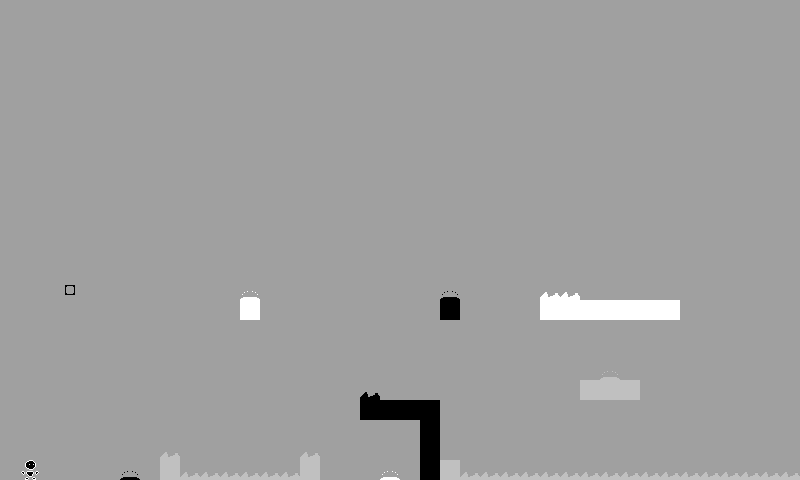

A level layout from a 2D game, rendered from its tile map. Below: a short description, then the map file with tile-grid data replaced by summaries:
An orthogonal 40x24 tile map with 20x20 px tiles, 1 tile layer (Map).

<map version="1.2" tiledversion="1.2.5" orientation="orthogonal" renderorder="right-down" width="40" height="24" tilewidth="20" tileheight="20" infinite="0" backgroundcolor="#a0a0a0" nextlayerid="7" nextobjectid="1">
 <properties>
  <property name="Background" type="int" value="255" />
  <property name="Title" value="Altitude" />
  <property name="Wrapping" type="int" value="0" />
 </properties>
 <tileset firstgid="1" name="tmx_ss" tilewidth="20" tileheight="20" tilecount="30" columns="3">
  <image source="tmx_ss.png" width="60" height="200" />
  <tile id="0" type="Player">
   <properties>
    <property name="Color" type="int" value="0" />
    <property name="Flipped" type="int" value="0" />
   </properties>
  </tile>
  <tile id="1" type="Player">
   <properties>
    <property name="Color" type="int" value="0" />
    <property name="Flipped" type="int" value="1" />
   </properties>
  </tile>
  <tile id="2" type="RGBSphere">
   <properties>
    <property name="Color" type="int" value="192" />
    <property name="Flipped" type="int" value="0" />
   </properties>
  </tile>
  <tile id="3" type="Block">
   <properties>
    <property name="Color" type="int" value="0" />
    <property name="Flipped" type="int" value="0" />
   </properties>
  </tile>
  <tile id="4" type="Block">
   <properties>
    <property name="Color" type="int" value="192" />
    <property name="Flipped" type="int" value="0" />
   </properties>
  </tile>
  <tile id="5" type="Block">
   <properties>
    <property name="Color" type="int" value="255" />
    <property name="Flipped" type="int" value="0" />
   </properties>
  </tile>
  <tile id="6" type="Exit">
   <properties>
    <property name="Color" type="int" value="0" />
    <property name="Flipped" type="int" value="0" />
   </properties>
  </tile>
  <tile id="7" type="Exit">
   <properties>
    <property name="Color" type="int" value="192" />
    <property name="Flipped" type="int" value="0" />
   </properties>
  </tile>
  <tile id="8" type="Exit">
   <properties>
    <property name="Color" type="int" value="255" />
    <property name="Flipped" type="int" value="0" />
   </properties>
  </tile>
  <tile id="9" type="Pit">
   <properties>
    <property name="Color" type="int" value="0" />
    <property name="Flipped" type="int" value="0" />
   </properties>
  </tile>
  <tile id="10" type="Pit">
   <properties>
    <property name="Color" type="int" value="192" />
    <property name="Flipped" type="int" value="0" />
   </properties>
  </tile>
  <tile id="11" type="Pit">
   <properties>
    <property name="Color" type="int" value="255" />
    <property name="Flipped" type="int" value="0" />
   </properties>
  </tile>
  <tile id="12" type="Pit">
   <properties>
    <property name="Color" type="int" value="0" />
    <property name="Flipped" type="int" value="1" />
   </properties>
  </tile>
  <tile id="13" type="Pit">
   <properties>
    <property name="Color" type="int" value="192" />
    <property name="Flipped" type="int" value="1" />
   </properties>
  </tile>
  <tile id="14" type="Pit">
   <properties>
    <property name="Color" type="int" value="255" />
    <property name="Flipped" type="int" value="1" />
   </properties>
  </tile>
  <tile id="15" type="Breakable">
   <properties>
    <property name="Color" type="int" value="0" />
    <property name="Flipped" type="int" value="0" />
   </properties>
  </tile>
  <tile id="16" type="Breakable">
   <properties>
    <property name="Color" type="int" value="192" />
    <property name="Flipped" type="int" value="0" />
   </properties>
  </tile>
  <tile id="17" type="Breakable">
   <properties>
    <property name="Color" type="int" value="255" />
    <property name="Flipped" type="int" value="0" />
   </properties>
  </tile>
  <tile id="18" type="Breakable">
   <properties>
    <property name="Color" type="int" value="0" />
    <property name="Flipped" type="int" value="1" />
   </properties>
  </tile>
  <tile id="19" type="Breakable">
   <properties>
    <property name="Color" type="int" value="192" />
    <property name="Flipped" type="int" value="1" />
   </properties>
  </tile>
  <tile id="20" type="Breakable">
   <properties>
    <property name="Color" type="int" value="255" />
    <property name="Flipped" type="int" value="1" />
   </properties>
  </tile>
  <tile id="21" type="Jumpad">
   <properties>
    <property name="Color" type="int" value="0" />
    <property name="Flipped" type="int" value="0" />
   </properties>
  </tile>
  <tile id="22" type="Jumpad">
   <properties>
    <property name="Color" type="int" value="192" />
    <property name="Flipped" type="int" value="0" />
   </properties>
  </tile>
  <tile id="23" type="Jumpad">
   <properties>
    <property name="Color" type="int" value="255" />
    <property name="Flipped" type="int" value="0" />
   </properties>
  </tile>
  <tile id="24" type="Jumpad">
   <properties>
    <property name="Color" type="int" value="0" />
    <property name="Flipped" type="int" value="1" />
   </properties>
  </tile>
  <tile id="25" type="Jumpad">
   <properties>
    <property name="Color" type="int" value="192" />
    <property name="Flipped" type="int" value="1" />
   </properties>
  </tile>
  <tile id="26" type="Jumpad">
   <properties>
    <property name="Color" type="int" value="255" />
    <property name="Flipped" type="int" value="1" />
   </properties>
  </tile>
  <tile id="27" type="KillBlock">
   <properties>
    <property name="Color" type="int" value="192" />
    <property name="Flipped" type="int" value="0" />
   </properties>
  </tile>
  <tile id="28" type="Flipad">
   <properties>
    <property name="Color" type="int" value="192" />
    <property name="Flipped" type="int" value="0" />
   </properties>
  </tile>
  <tile id="29" type="Flipad">
   <properties>
    <property name="Color" type="int" value="255" />
    <property name="Flipped" type="int" value="0" />
   </properties>
  </tile>
 </tileset>
 <layer id="4" name="Map" width="40" height="24">
  <data>[960 cells, 57 non-empty, 11 distinct tile ids]</data>
 </layer>
</map>
